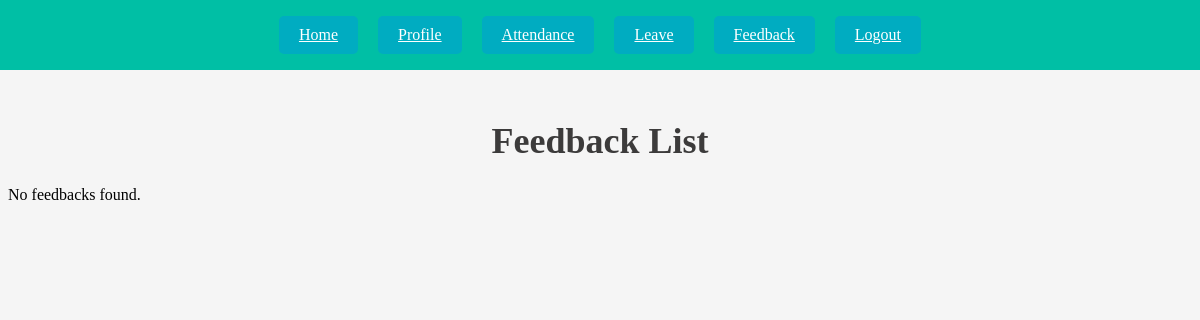
The page /admin_feedback/ (signed in) on the database as committed earlier.
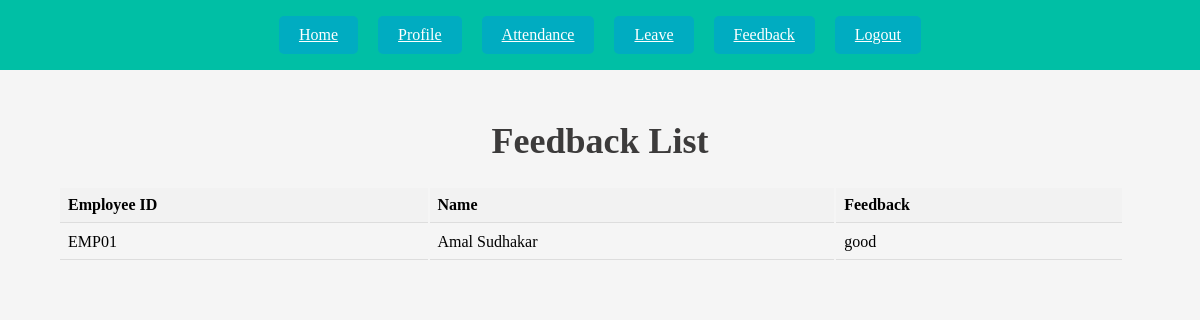
The same page on the database as committed later.
### faculty_app/models.py (models this page shows, shortened)
class Feedback(models.Model):
    user = models.ForeignKey(User, on_delete=models.CASCADE)
    message = models.TextField()
    created_at = models.DateTimeField(auto_now_add=True)

class Faculty(models.Model):
    user = models.OneToOneField(User, on_delete=models.CASCADE, related_name='faculty')
    dob = models.DateField()
    department = models.CharField(max_length=4, choices=DEPARTMENTS)
    date_of_join = models.DateField()
    subject = models.CharField(max_length=4, choices=SUBJECTS)
    emp_id = models.CharField(max_length=10, unique=True)

### faculty_app/views.py (the view)
# urls.py: path('admin_feedback/',views.admin_feedback, name='admin_feedback'),
def admin_feedback(request):
    feedbacks = Feedback.objects.select_related('user').all()
    return render(request, 'admin/admin_feedback.html', {'feedbacks': feedbacks})

### faculty_app/templates/admin/admin_feedback.html (shortened to what this page needs)
{% extends 'base.html' %}
{% block content %}
<h1>Feedback List</h1>
{% if feedbacks %}
<table class="user-table">
  <thead>
    <tr>
      <th>Employee ID</th>
      <th>Name</th>
      <th>Feedback</th>
    </tr>
  </thead>
  <tbody>
    {% for feedback in feedbacks %}
    <tr>
      <td>{{ feedback.user.faculty.emp_id }}</td>
      <td>{{ feedback.user.first_name }} {{ feedback.user.last_name }}</td>
      <td>{{ feedback.message }}</td>
    </tr>
    {% endfor %}
  </tbody>
</table>
{% else %}
<p>No feedbacks found.</p>
{% endif %}
{% endblock %}

Rows that differ between the two databases and show on the page:
added Feedback: user.faculty.emp_id "EMP01", user.first_name "Amal", user.last_name "Sudhakar", message "good"
Other text that changed with them:
text no longer shown: "No feedbacks found."
text now shown: "Employee ID Name Feedback"
